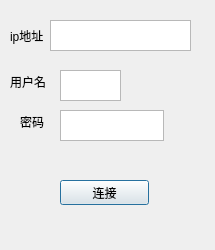
<?xml version="1.0" encoding="UTF-8"?>
<ui version="4.0">
 <class>login</class>
 <widget class="QDialog" name="login">
  <property name="geometry">
   <rect>
    <x>0</x>
    <y>0</y>
    <width>215</width>
    <height>250</height>
   </rect>
  </property>
  <property name="windowTitle">
   <string>login</string>
  </property>
  <widget class="QPushButton" name="pushButton">
   <property name="geometry">
    <rect>
     <x>60</x>
     <y>180</y>
     <width>89</width>
     <height>25</height>
    </rect>
   </property>
   <property name="text">
    <string>连接</string>
   </property>
  </widget>
  <widget class="QLabel" name="label_2">
   <property name="geometry">
    <rect>
     <x>10</x>
     <y>70</y>
     <width>45</width>
     <height>23</height>
    </rect>
   </property>
   <property name="text">
    <string>用户名</string>
   </property>
  </widget>
  <widget class="QLabel" name="label_3">
   <property name="geometry">
    <rect>
     <x>20</x>
     <y>110</y>
     <width>30</width>
     <height>23</height>
    </rect>
   </property>
   <property name="text">
    <string>密码</string>
   </property>
  </widget>
  <widget class="QWidget" name="horizontalLayoutWidget">
   <property name="geometry">
    <rect>
     <x>10</x>
     <y>20</y>
     <width>181</width>
     <height>31</height>
    </rect>
   </property>
   <layout class="QHBoxLayout" name="horizontalLayout">
    <item>
     <widget class="QLabel" name="label">
      <property name="text">
       <string>ip地址</string>
      </property>
     </widget>
    </item>
    <item>
     <widget class="QTextEdit" name="Edit_ip"/>
    </item>
   </layout>
  </widget>
  <widget class="QTextEdit" name="Edit_user">
   <property name="geometry">
    <rect>
     <x>60</x>
     <y>70</y>
     <width>61</width>
     <height>31</height>
    </rect>
   </property>
  </widget>
  <widget class="QTextEdit" name="Edit_password">
   <property name="geometry">
    <rect>
     <x>60</x>
     <y>110</y>
     <width>104</width>
     <height>31</height>
    </rect>
   </property>
  </widget>
 </widget>
 <resources/>
 <connections/>
</ui>
